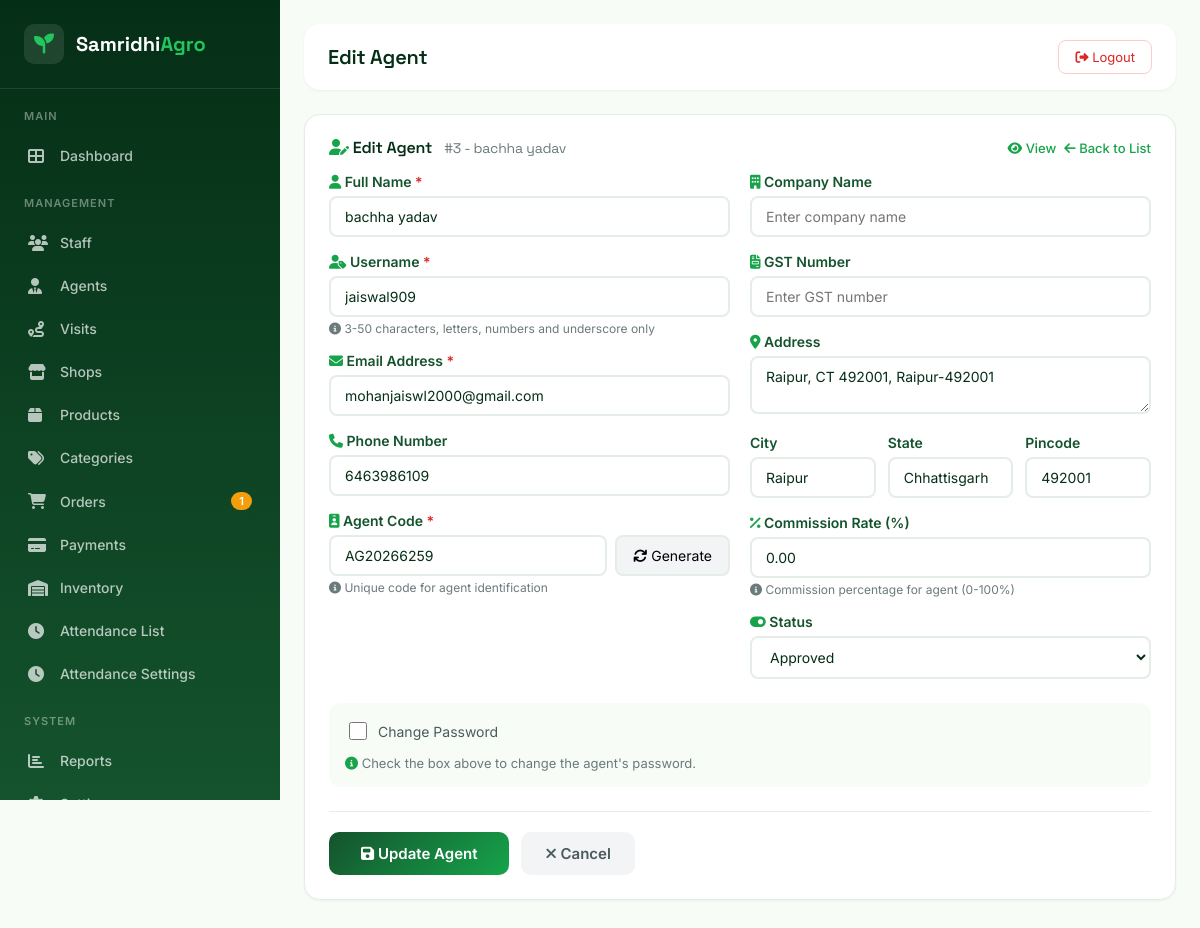
/admin/agent-edit.php?id=3 (signed in), run on the app's committed database.
### tables this page shows
CREATE TABLE `agents` (
  `id` int(11) NOT NULL,
  `user_id` int(11) NOT NULL,
  `agent_code` varchar(50) NOT NULL,
  `company_name` varchar(100) DEFAULT NULL,
  `gst_number` varchar(50) DEFAULT NULL,
  `address` text DEFAULT NULL,
  `city` varchar(50) DEFAULT NULL,
  `state` varchar(50) DEFAULT NULL,
  `pincode` varchar(10) DEFAULT NULL,
  `commission_rate` decimal(5,2) DEFAULT 0.00,
  `status` enum('pending','approved','rejected','suspended') NOT NULL DEFAULT 'pending',
  `approved_by` int(11) DEFAULT NULL,
  `approved_at` datetime DEFAULT NULL,
  `created_at` datetime NOT NULL DEFAULT current_timestamp(),
  `updated_at` datetime NOT NULL DEFAULT current_timestamp() ON UPDATE current_timestamp()
);

CREATE TABLE `users` (
  `id` int(11) NOT NULL,
  `username` varchar(50) NOT NULL,
  `email` varchar(100) NOT NULL,
  `password_hash` varchar(255) NOT NULL,
  `full_name` varchar(100) NOT NULL,
  `phone` varchar(20) DEFAULT NULL,
  `avatar` varchar(255) DEFAULT NULL,
  `role` enum('admin','staff','agent','shop') NOT NULL DEFAULT 'staff',
  `status` enum('active','inactive','suspended') NOT NULL DEFAULT 'active',
  `last_login` datetime DEFAULT NULL,
  `last_ip` varchar(45) DEFAULT NULL,
  `created_at` datetime NOT NULL DEFAULT current_timestamp(),
  `updated_at` datetime NOT NULL DEFAULT current_timestamp() ON UPDATE current_timestamp()
);

### admin/agent-edit.php (the view, shortened to what the rows shown need)
<?php
require_once '../config/database.php';
require_once '../config/functions.php';
$db = getDB();
$agentId = isset($_GET['id']) ? (int)$_GET['id'] : 0;
$sql = "SELECT a.*, u.full_name, u.username, u.email, u.phone, u.status as user_status,
        u.created_at as user_created_at
        FROM agents a
        JOIN users u ON a.user_id = u.id
        WHERE a.id = ?";
$agent = $db->fetchOne($sql, [$agentId]);
$formData = [
    'full_name' => $agent['full_name'],
    'username' => $agent['username'],
    'email' => $agent['email'],
    'phone' => $agent['phone'] ?? '',
    'agent_code' => $agent['agent_code'],
    'company_name' => $agent['company_name'] ?? '',
    'gst_number' => $agent['gst_number'] ?? '',
    'address' => $agent['address'] ?? '',
    'city' => $agent['city'] ?? '',
    'state' => $agent['state'] ?? '',
    'pincode' => $agent['pincode'] ?? '',
    'commission_rate' => $agent['commission_rate'],
    'status' => $agent['status']
];
require_once '../includes/admin_header.php';
?>
<div class="content-card">
    <div class="card-header">
        <h3 class="card-title">
            <i class="fas fa-user-edit" style="color: #16A34A;"></i>
            Edit Agent
            <span style="font-size: 14px; font-weight: 400; color: #6B7A7B; margin-left: 8px;">
                #<?php echo $agent['id']; ?> - <?php echo escapeHtml($agent['full_name']); ?>
            </span>
        </h3>
    </div>
    <form method="POST" action="" id="agentForm" novalidate>
        <div class="form-grid" style="display: grid; grid-template-columns: 1fr 1fr; gap: 20px;">
            <div>
                <div class="form-group">
                    <label class="form-label" for="full_name">
                        <i class="fas fa-user" style="color: #16A34A;"></i>
                        Full Name <span style="color: #DC2626;">*</span>
                    </label>
                    <input
                        type="text"
                        id="full_name"
                        name="full_name"
                        class="form-input <?php echo isset($errors['full_name']) ? 'error' : ''; ?>"
                        value="<?php echo escapeHtml($formData['full_name']); ?>"
                        placeholder="Enter full name"
                        required
                    >
                </div>
                <div class="form-group">
                    <label class="form-label" for="username">
                        <i class="fas fa-user-tag" style="color: #16A34A;"></i>
                        Username <span style="color: #DC2626;">*</span>
                    </label>
                    <input
                        type="text"
                        id="username"
                        name="username"
                        class="form-input <?php echo isset($errors['username']) ? 'error' : ''; ?>"
                        value="<?php echo escapeHtml($formData['username']); ?>"
                        placeholder="Enter username"
                        required
                    >
                    <div class="form-hint">
                        <i class="fas fa-info-circle"></i> 3-50 characters, letters, numbers and underscore only
                    </div>
                </div>
                <div class="form-group">
                    <label class="form-label" for="email">
                        <i class="fas fa-envelope" style="color: #16A34A;"></i>
                        Email Address <span style="color: #DC2626;">*</span>
                    </label>
                    <input
                        type="email"
                        id="email"
                        name="email"
                        class="form-input <?php echo isset($errors['email']) ? 'error' : ''; ?>"
                        value="<?php echo escapeHtml($formData['email']); ?>"
                        placeholder="Enter email address"
                        required
                    >
                </div>
                <div class="form-group">
                    <label class="form-label" for="phone">
                        <i class="fas fa-phone" style="color: #16A34A;"></i>
                        Phone Number
                    </label>
                    <input
                        type="tel"
                        id="phone"
                        name="phone"
                        class="form-input <?php echo isset($errors['phone']) ? 'error' : ''; ?>"
                        value="<?php echo escapeHtml($formData['phone']); ?>"
                        placeholder="Enter 10-digit phone number"
                    >
                </div>
                <div class="form-group">
                    <div style="display: flex; gap: 8px;">
                        <input
                            type="text"
                            id="agent_code"
                            name="agent_code"
                            class="form-input <?php echo isset($errors['agent_code']) ? 'error' : ''; ?>"
                            value="<?php echo escapeHtml($formData['agent_code']); ?>"
                            placeholder="Enter agent code"
                            required
                            style="flex: 1;"
                        >
                        <button type="button" onclick="generateAgentCode()" style="
                            padding: 10px 16px;
                            background: #F3F4F6;
                            border: 2px solid #E5EDE7;
                            border-radius: 8px;
                            cursor: pointer;
                            font-family: 'Inter', sans-serif;
                            font-size: 14px;
                            transition: all 0.3s ease;
                            white-space: nowrap;
                        ">
                            <i class="fas fa-sync"></i> Generate
                        </button>
                    </div>
                </div>
            </div>
            <div>
                <div class="form-group">
                    <label class="form-label" for="address">
                        <i class="fas fa-map-marker-alt" style="color: #16A34A;"></i>
                        Address
                    </label>
                    <textarea
                        id="address"
                        name="address"
                        class="form-input"
                        rows="2"
                        placeholder="Enter full address"
                    ><?php echo escapeHtml($formData['address']); ?></textarea>
                </div>
                <div style="display: grid; grid-template-columns: 1fr 1fr 1fr; gap: 12px;">
                    <div class="form-group">
                        <label class="form-label" for="city">City</label>
                        <input
                            type="text"
                            id="city"
                            name="city"
                            class="form-input"
                            value="<?php echo escapeHtml($formData['city']); ?>"
                            placeholder="City"
                        >
                    </div>
                    <div class="form-group">
                        <label class="form-label" for="state">State</label>
                        <input
                            type="text"
                            id="state"
                            name="state"
                            class="form-input"
                            value="<?php echo escapeHtml($formData['state']); ?>"
                            placeholder="State"
                        >
                    </div>
                    <div class="form-group">
                        <label class="form-label" for="pincode">Pincode</label>
                        <input
                            type="text"
                            id="pincode"
                            name="pincode"
                            class="form-input <?php echo isset($errors['pincode']) ? 'error' : ''; ?>"
                            value="<?php echo escapeHtml($formData['pincode']); ?>"
                            placeholder="6-digit pincode"
                        >
                    </div>
                </div>
                <div class="form-group">
                    <label class="form-label" for="commission_rate">
                        <i class="fas fa-percentage" style="color: #16A34A;"></i>
                        Commission Rate (%)
                    </label>
                    <input
                        type="number"
                        id="commission_rate"
                        name="commission_rate"
                        class="form-input <?php echo isset($errors['commission_rate']) ? 'error' : ''; ?>"
                        value="<?php echo escapeHtml($formData['commission_rate']); ?>"
                        placeholder="0.00"
                        step="0.01"
                        min="0"
                        max="100"
                    >
                    <div class="form-hint">
                        <i class="fas fa-info-circle"></i> Commission percentage for agent (0-100%)
                    </div>
                </div>
                <div class="form-group">
                    <label class="form-label" for="status">
                        <i class="fas fa-toggle-on" style="color: #16A34A;"></i>
                        Status
                    </label>
                    <select id="status" name="status" class="form-input">
                        <option value="approved" <?php echo $formData['status'] === 'approved' ? 'selected' : ''; ?>>Approved</option>
                    </select>
                </div>
            </div>
        </div>
    </form>
</div>
<?php require_once '../includes/admin_footer.php'; ?>

### data on the page
agents: id "3", user.full_name "bachha yadav", full_name "bachha yadav", username "jaiswal909", email "mohanjaiswl2000@gmail.com", phone "6463986109", agent_code "AG20266259", address "Raipur, CT 492001, Raipur-492001", city "Raipur", state "Chhattisgarh", pincode "492001", commission_rate "0.00", status "Approved"

### other printed values
$pendingOrders "1"
escapeHtml($pageTitle) "Edit Agent"
